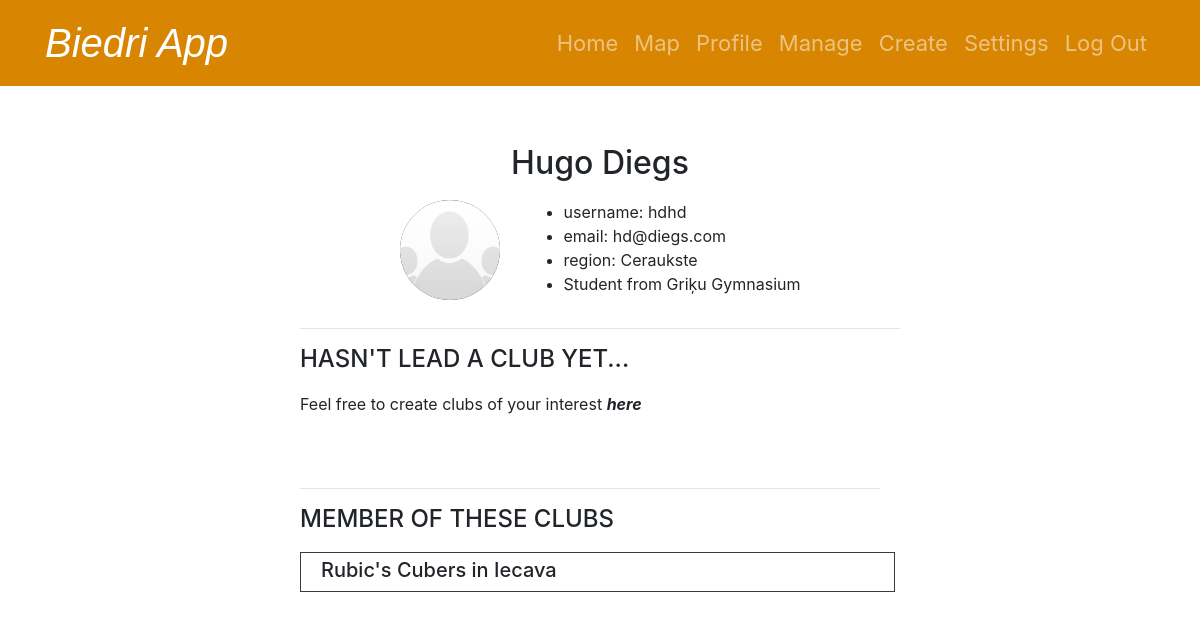
Page /profile/hdhd-4a4c0e (signed in) on the earlier database version.
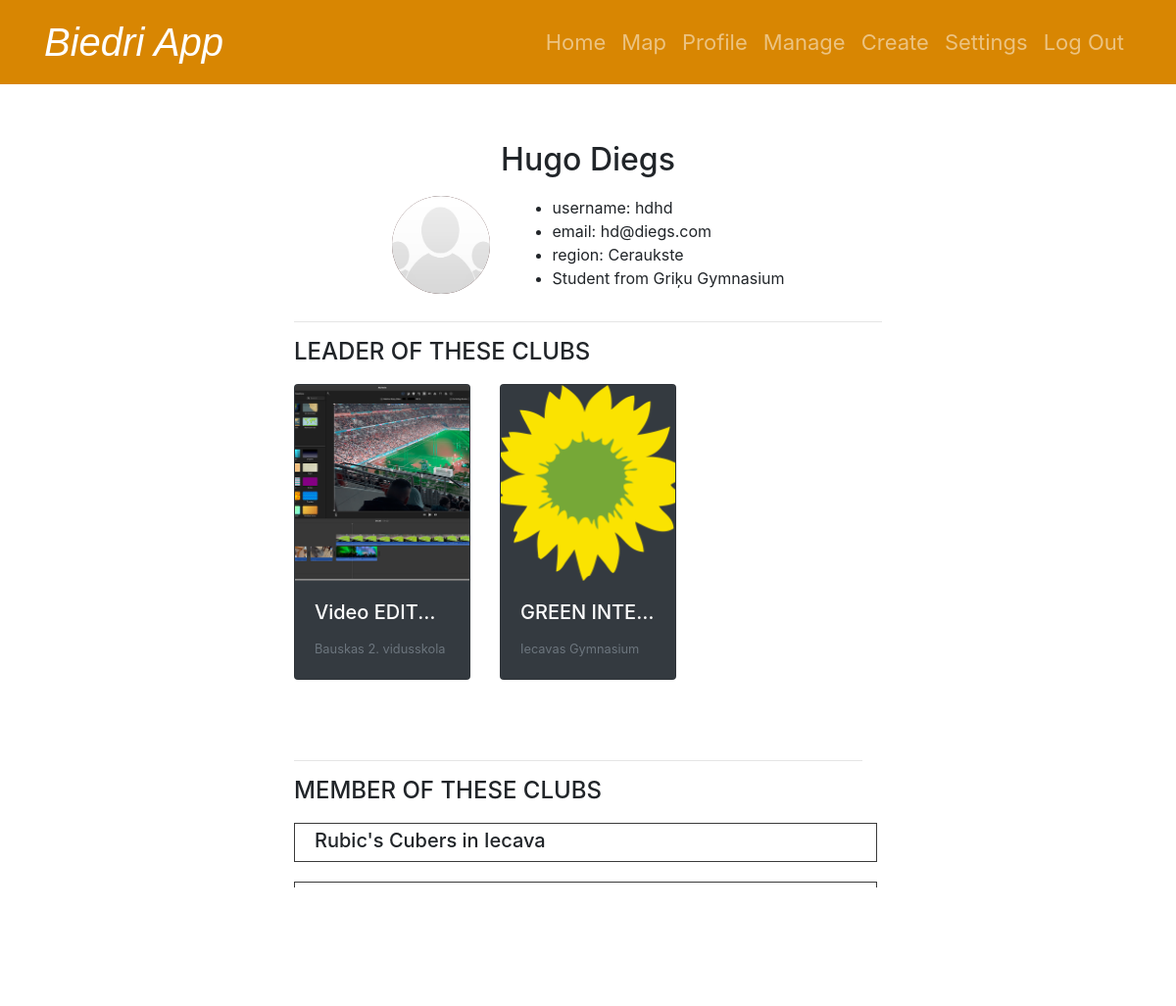
Same page on the later database version.
### tables this page shows
CREATE TABLE "clubs" (
	"id"	INTEGER,
	"leader_id"	BLOB,
	"name"	TEXT UNIQUE,
	"category"	TEXT,
	"photo"	TEXT,
	"description"	TEXT,
	"school"	TEXT,
	"goal"	TEXT,
	"slug"	TEXT UNIQUE,
	"deleted_at"	TEXT,
	"latitude"	REAL,
	"longitude"	REAL,
	PRIMARY KEY("id" AUTOINCREMENT)
);

### app.py (the view)
@app.route('/profile/<slug>')
@login_required
def profile(slug):
    try:
        conn = get_db_connection()
        cursor = conn.cursor()
        user = cursor.execute("SELECT * FROM users WHERE slug = ?", (slug,)).fetchone()
        joined = cursor.execute("""
                                    SELECT c.*
                                    FROM clubs c
                                    JOIN members m ON c.id = m.club_id
                                    WHERE m.user_id = ?
                                        AND c.deleted_at IS NULL
                                """, (user["id"],)).fetchall()
        owned = cursor.execute("SELECT * FROM clubs WHERE leader_id = ? AND deleted_at IS NULL", (user["id"],)).fetchall()
        return render_template("profile.html", user=user, joined=joined, owned=owned)
    except sqlite3.Error as e:
        return error(f"{e}", 500)
    finally:
        conn.close()

### app.py (called while the page is built)
def get_db_connection():
    conn = sqlite3.connect(db)
    conn.row_factory = sqlite3.Row
    return conn

@app.after_request
def after_request(response):
    response.headers["Cache-Control"] = "no-cache, no-store, must-revalidate"
    response.headers["Expires"] = 0
    response.headers["Pragma"] = "no-cache"
    return response

### helpers.py (called while the page is built)
def login_required(f):
    @wraps(f)
    def decorated_function(*args, **kwargs):
        if session.get("user_id") is None:
            return redirect("/login")
        return f(*args, **kwargs)
    return decorated_function

### templates/profile.html (shortened to what this page needs)
{% extends "layout.html" %}
{% block main %}
<div class="without-underline">
    <div class="text-center">
        <h2>{{user["name"]}} {{user["surname"]}}</h2>
    </div>
    <div class="d-flex justify-content-center">
        <div class="profile-picture-container mr-4">
            <img src="{% if user['photo'] is none %}
                            {{ url_for('static', filename='files/system_pictures/jive-sgroup-default-portrait-large.png') }}
                        {% else %}
                            {{ url_for('static', filename='files/user_profile_pictures/' + user['photo']) }}
                        {% endif %}"
                alt="Profile Picture" class="profile-picture">
        </div>
        <ul>
            <li>username: {{user["username"]}}</li>
            <li>email: {{user["email"]}}</li>
            <li>region: {{user["region"]}}</li>
            <li>Student from {{user["school"]}}</li>
        </ul>
    </div>
    <hr>
    {% if not owned %}
        <h4>HASN'T LEAD A CLUB YET...</h4>
        <p>Feel free to create clubs of your interest <em><strong><a href="/create">here</a></strong> </em></p>
    {% else %}
    <h4>LEADER OF THESE CLUBS</h4>
    <div class="overflow-auto">
        <div class="row flex-nowrap">
            {% for club in owned %}
                <a href="/club/{{ club['slug'] }} " class="col-md-4 mb-3">
                    <div class="card text-white bg-dark">
                        <img class="card-img-top" src="
                            {% if club['photo'] is none %}
                                {{ url_for('static', filename='files/system_pictures/jive-sgroup-default-portrait-large.png') }}
                            {% else %}
                                {{ url_for('static', filename='files/club_profile_pictures/' + club['photo']) }}
                            {% endif %}
                        " alt="Card image cap">
                        <div class="card-body">
                            <h5 class="card-title text-truncate-1-line">{{ club["name"] }}</h5>
                            <p class="card-text text-truncate-1-line"><small class="text-muted ">{{ club["school"] }}</small></p>
                        </div>
                    </div>
                </a>
            {% endfor %}
        </div>
    </div>
    {% endif %}
    <div class="manage-container">
        <hr>
        <div class="manage-clubs">
            {% if not joined %}
            <h4>HASN'T JOINED A CLUB YET...</h4>
            <p>Feel free to find clubs of your interest <em><strong><a href="/">here</a></strong> </em></p>
            {% else %}
            <h4>MEMBER OF THESE CLUBS</h4>
                {% for club in joined %}
                <a href="/club/{{ club['slug'] }} ">
                    <div class="club-row row">
                        <div class="col-9 ">
                            <h5 class="card-title text-truncate-1-line">{{ club["name"] }}</h5>
                        </div>
                    </div>
                </a>
                {% endfor %}
            {% endif %}
        </div>
    </div>
</div>
{% endblock %}

Differences in the rows shown:
added clubs: photo (picture), name "Video EDIT…", school "Bauskas 2. vidusskola"
added clubs: photo (picture), name "GREEN INTE…", school "Iecavas Gymnasium"
Other differences:
text no longer shown: "HASN'T LEAD A CLUB YET... Feel free to create clubs of your interest here"
text now shown: "LEADER OF THESE CLUBS"
